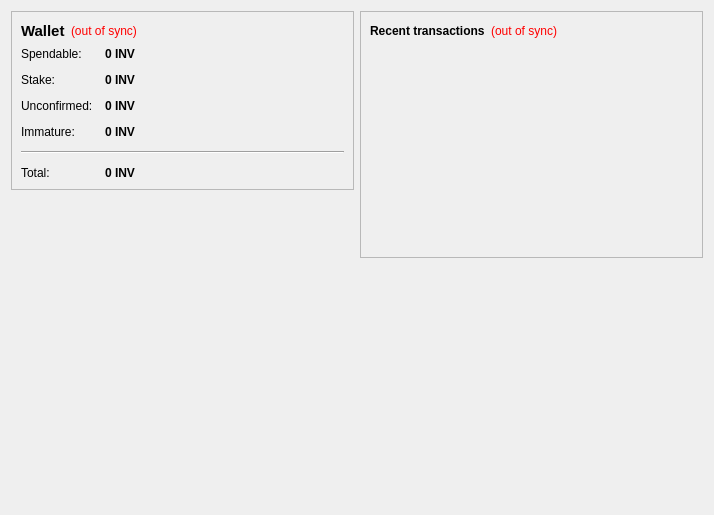
<?xml version="1.0" encoding="UTF-8"?>
<ui version="4.0">
 <class>OverviewPage</class>
 <widget class="QWidget" name="OverviewPage">
  <property name="geometry">
   <rect>
    <x>0</x>
    <y>0</y>
    <width>714</width>
    <height>515</height>
   </rect>
  </property>
  <property name="windowTitle">
   <string>Form</string>
  </property>
  <layout class="QHBoxLayout" name="horizontalLayout" stretch="1,1">
   <item>
    <layout class="QVBoxLayout" name="verticalLayout_2">
     <item>
      <widget class="QFrame" name="frame">
       <property name="frameShape">
        <enum>QFrame::StyledPanel</enum>
       </property>
       <property name="frameShadow">
        <enum>QFrame::Raised</enum>
       </property>
       <layout class="QVBoxLayout" name="verticalLayout_4">
        <item>
         <layout class="QHBoxLayout" name="horizontalLayout_4">
          <item>
           <widget class="QLabel" name="label_5">
            <property name="font">
             <font>
              <pointsize>11</pointsize>
              <weight>75</weight>
              <bold>true</bold>
             </font>
            </property>
            <property name="text">
             <string>Wallet</string>
            </property>
           </widget>
          </item>
          <item>
           <widget class="QLabel" name="labelWalletStatus">
            <property name="toolTip">
             <string>The displayed information may be out of date. Your wallet automatically synchronizes with the Invictus network after a connection is established, but this process has not completed yet.</string>
            </property>
            <property name="styleSheet">
             <string notr="true">QLabel { color: red; }</string>
            </property>
            <property name="text">
             <string notr="true">(out of sync)</string>
            </property>
            <property name="alignment">
             <set>Qt::AlignLeading|Qt::AlignLeft|Qt::AlignVCenter</set>
            </property>
           </widget>
          </item>
          <item>
           <spacer name="horizontalSpacer_2">
            <property name="orientation">
             <enum>Qt::Horizontal</enum>
            </property>
            <property name="sizeHint" stdset="0">
             <size>
              <width>40</width>
              <height>20</height>
             </size>
            </property>
           </spacer>
          </item>
         </layout>
        </item>
        <item>
         <layout class="QFormLayout" name="formLayout_2">
          <property name="fieldGrowthPolicy">
           <enum>QFormLayout::AllNonFixedFieldsGrow</enum>
          </property>
          <property name="horizontalSpacing">
           <number>12</number>
          </property>
          <property name="verticalSpacing">
           <number>12</number>
          </property>
          <item row="0" column="0">
           <widget class="QLabel" name="label">
            <property name="text">
             <string>Spendable:</string>
            </property>
           </widget>
          </item>
          <item row="0" column="1">
           <widget class="QLabel" name="labelBalance">
            <property name="font">
             <font>
              <weight>75</weight>
              <bold>true</bold>
             </font>
            </property>
            <property name="cursor">
             <cursorShape>IBeamCursor</cursorShape>
            </property>
            <property name="toolTip">
             <string>Your current spendable balance</string>
            </property>
            <property name="text">
             <string notr="true">0 INV</string>
            </property>
            <property name="textInteractionFlags">
             <set>Qt::LinksAccessibleByMouse|Qt::TextSelectableByKeyboard|Qt::TextSelectableByMouse</set>
            </property>
           </widget>
          </item>
          <item row="1" column="0">
           <widget class="QLabel" name="label_6">
            <property name="text">
             <string>Stake:</string>
            </property>
           </widget>
          </item>
          <item row="1" column="1">
           <widget class="QLabel" name="labelStake">
            <property name="font">
             <font>
              <weight>75</weight>
              <bold>true</bold>
             </font>
            </property>
            <property name="cursor">
             <cursorShape>IBeamCursor</cursorShape>
            </property>
            <property name="toolTip">
             <string>Total of coins that was staked, and do not yet count toward the current balance</string>
            </property>
            <property name="text">
             <string notr="true">0 INV</string>
            </property>
            <property name="textInteractionFlags">
             <set>Qt::LinksAccessibleByMouse|Qt::TextSelectableByKeyboard|Qt::TextSelectableByMouse</set>
            </property>
           </widget>
          </item>
          <item row="2" column="0">
           <widget class="QLabel" name="label_3">
            <property name="text">
             <string>Unconfirmed:</string>
            </property>
           </widget>
          </item>
          <item row="2" column="1">
           <widget class="QLabel" name="labelUnconfirmed">
            <property name="font">
             <font>
              <weight>75</weight>
              <bold>true</bold>
             </font>
            </property>
            <property name="cursor">
             <cursorShape>IBeamCursor</cursorShape>
            </property>
            <property name="toolTip">
             <string>Total of transactions that have yet to be confirmed, and do not yet count toward the current balance</string>
            </property>
            <property name="text">
             <string notr="true">0 INV</string>
            </property>
            <property name="textInteractionFlags">
             <set>Qt::LinksAccessibleByMouse|Qt::TextSelectableByKeyboard|Qt::TextSelectableByMouse</set>
            </property>
           </widget>
          </item>
          <item row="3" column="0">
           <widget class="QLabel" name="labelImmatureText">
            <property name="text">
             <string>Immature:</string>
            </property>
           </widget>
          </item>
          <item row="3" column="1">
           <widget class="QLabel" name="labelImmature">
            <property name="font">
             <font>
              <weight>75</weight>
              <bold>true</bold>
             </font>
            </property>
            <property name="toolTip">
             <string>Mined balance that has not yet matured</string>
            </property>
            <property name="text">
             <string notr="true">0 INV</string>
            </property>
            <property name="textInteractionFlags">
             <set>Qt::LinksAccessibleByMouse|Qt::TextSelectableByKeyboard|Qt::TextSelectableByMouse</set>
            </property>
           </widget>
          </item>
          <item row="4" column="0" colspan="2">
           <widget class="Line" name="line">
            <property name="orientation">
             <enum>Qt::Horizontal</enum>
            </property>
           </widget>
          </item>
          <item row="5" column="0">
           <widget class="QLabel" name="labelTotalText">
            <property name="text">
             <string>Total:</string>
            </property>
           </widget>
          </item>
          <item row="5" column="1">
           <widget class="QLabel" name="labelTotal">
            <property name="font">
             <font>
              <weight>75</weight>
              <bold>true</bold>
             </font>
            </property>
            <property name="cursor">
             <cursorShape>IBeamCursor</cursorShape>
            </property>
            <property name="toolTip">
             <string>Your current total balance</string>
            </property>
            <property name="text">
             <string notr="true">0 INV</string>
            </property>
            <property name="textInteractionFlags">
             <set>Qt::LinksAccessibleByMouse|Qt::TextSelectableByKeyboard|Qt::TextSelectableByMouse</set>
            </property>
           </widget>
          </item>
         </layout>
        </item>
       </layout>
      </widget>
     </item>
     <item>
      <spacer name="verticalSpacer">
       <property name="orientation">
        <enum>Qt::Vertical</enum>
       </property>
       <property name="sizeHint" stdset="0">
        <size>
         <width>20</width>
         <height>40</height>
        </size>
       </property>
      </spacer>
     </item>
     <item alignment="Qt::AlignHCenter|Qt::AlignVCenter">
      <widget class="QLabel" name="label_wallet_logo">
       <property name="text">
        <string/>
       </property>
       <property name="pixmap">
        <pixmap resource="../bitcoin.qrc">:/images/wallet_logo</pixmap>
       </property>
      </widget>
     </item>
     <item>
      <spacer name="verticalSpacer">
       <property name="orientation">
        <enum>Qt::Vertical</enum>
       </property>
       <property name="sizeHint" stdset="0">
        <size>
         <width>20</width>
         <height>40</height>
        </size>
       </property>
      </spacer>
     </item>
    </layout>
   </item>
   <item>
    <layout class="QVBoxLayout" name="verticalLayout_3">
     <item>
      <widget class="QFrame" name="frame_2">
       <property name="frameShape">
        <enum>QFrame::StyledPanel</enum>
       </property>
       <property name="frameShadow">
        <enum>QFrame::Raised</enum>
       </property>
       <layout class="QVBoxLayout" name="verticalLayout">
        <item>
         <layout class="QHBoxLayout" name="horizontalLayout_2">
          <item>
           <widget class="QLabel" name="label_4">
            <property name="text">
             <string>&lt;b&gt;Recent transactions&lt;/b&gt;</string>
            </property>
           </widget>
          </item>
          <item>
           <widget class="QLabel" name="labelTransactionsStatus">
            <property name="toolTip">
             <string>The displayed information may be out of date. Your wallet automatically synchronizes with the Invictus network after a connection is established, but this process has not completed yet.</string>
            </property>
            <property name="styleSheet">
             <string notr="true">QLabel { color: red; }</string>
            </property>
            <property name="text">
             <string notr="true">(out of sync)</string>
            </property>
            <property name="alignment">
             <set>Qt::AlignRight|Qt::AlignTrailing|Qt::AlignVCenter</set>
            </property>
           </widget>
          </item>
          <item>
           <spacer name="horizontalSpacer">
            <property name="orientation">
             <enum>Qt::Horizontal</enum>
            </property>
            <property name="sizeHint" stdset="0">
             <size>
              <width>40</width>
              <height>20</height>
             </size>
            </property>
           </spacer>
          </item>
         </layout>
        </item>
        <item>
         <widget class="QListView" name="listTransactions">
          <property name="styleSheet">
           <string notr="true">QListView { background: transparent; }</string>
          </property>
          <property name="frameShape">
           <enum>QFrame::NoFrame</enum>
          </property>
          <property name="verticalScrollBarPolicy">
           <enum>Qt::ScrollBarAlwaysOff</enum>
          </property>
          <property name="horizontalScrollBarPolicy">
           <enum>Qt::ScrollBarAlwaysOff</enum>
          </property>
          <property name="selectionMode">
           <enum>QAbstractItemView::NoSelection</enum>
          </property>
         </widget>
        </item>
       </layout>
      </widget>
     </item>
     <item>
      <spacer name="verticalSpacer_2">
       <property name="orientation">
        <enum>Qt::Vertical</enum>
       </property>
       <property name="sizeHint" stdset="0">
        <size>
         <width>20</width>
         <height>40</height>
        </size>
       </property>
      </spacer>
     </item>
    </layout>
   </item>
  </layout>
 </widget>
 <resources>
  <include location="../bitcoin.qrc"/>
 </resources>
 <connections/>
</ui>
